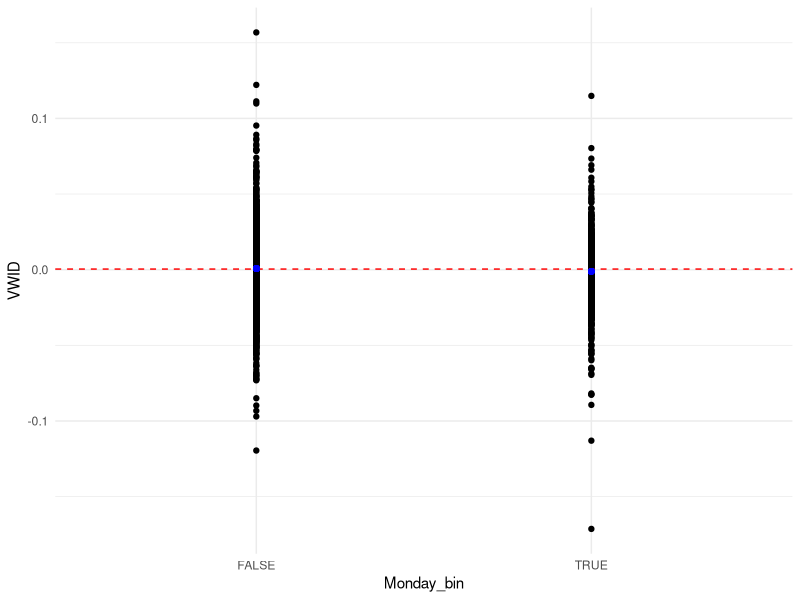
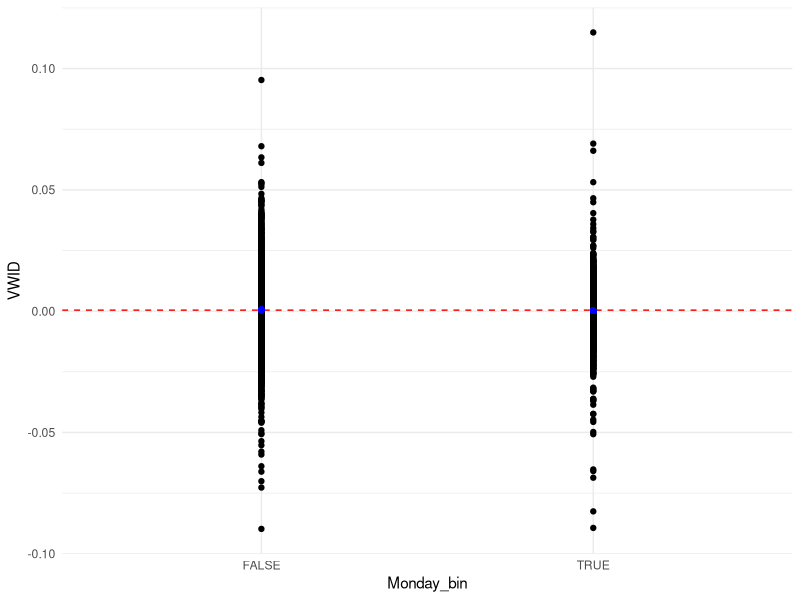

Here is the R script that generated these plots, in order:
## ---- chunk 1
library(tidyverse)
library(lubridate)
## ---- chunk 2
dat <- read_csv("monday_data.csv")
## ---- chunk 3
glimpse(dat)
## ---- chunk 4
dat<-dat %>% mutate(date=ymd(YYYYMMDD),
                     jours=wday(date,week_start=1,label=TRUE,abbr=FALSE))
head(dat)[,8:10]
## ---- chunk 5
dat <- dat %>% mutate(Monday_bin=day==1)
## ---- chunk 6
ggplot(data=dat,aes(x=Monday_bin,y=VWID))+
  geom_point()+
  geom_hline(yintercept=mean(dat$VWID),color='red',
             linetype='dashed')+
  geom_point(aes(y=mean(filter(dat,Monday_bin==TRUE)$VWID),x=TRUE),
             color='blue')+
  geom_point(aes(y=mean(filter(dat,Monday_bin==FALSE)$VWID),x=FALSE),
             color='blue')+
    theme_minimal()
## ---- chunk 7
round(data.frame(moy_tot=mean(dat$VWID),
                  moy_lundi=mean(filter(dat,Monday_bin==TRUE)$VWID),
                  moy_aut_jours=mean(filter(dat,Monday_bin==FALSE)$VWID),
                  t_stat=t.test(VWID~Monday_bin,data=dat)$statistic,
                  p_val=t.test(VWID~Monday_bin,data=dat)$p.value),
      digits=7)
## ---- chunk 8
reg_m<-lm(VWID~Monday_bin,data=dat)
summary(reg_m)
## ---- chunk 9
confint(reg_m,parm=2,level=0.95)
## ---- chunk 10
round(data.frame(rend_aut_jr=coef(reg_m)[1] %>% unname(),
           rend_lundi=sum(coef(reg_m))),
      digits=7)
## ---- chunk 11
dat<-dat %>% mutate(post90=YYYY>=1990)
## ---- chunk 12
dat_90<-filter(dat,post90==TRUE)
round(data.frame(moy_tot=mean(dat_90$VWID),
                  moy_lundi=mean(filter(dat_90,Monday_bin==TRUE)$VWID),
                  moy_aut_jours=
                   mean(filter(dat_90,Monday_bin==FALSE)$VWID),
                  t_stat=t.test(VWID~Monday_bin,data=dat_90)$statistic,
                  p_val=t.test(VWID~Monday_bin,data=dat_90)$p.value),
      digits=7)
## ---- chunk 13
ggplot(data=dat_90,aes(x=Monday_bin,y=VWID))+
  geom_point()+
  geom_hline(yintercept=mean(dat_90$VWID),color='red',linetype='dashed')+
  geom_point(aes(y=mean(filter(dat_90,Monday_bin==TRUE)$VWID),x=TRUE),
             color='blue')+
  geom_point(aes(y=mean(filter(dat_90,Monday_bin==FALSE)$VWID),x=FALSE),
             color='blue')+
  theme_minimal()
## ---- chunk 14
reg_m90<-lm(VWID~Monday_bin,data=dat_90)
summary(reg_m90)
## ---- chunk 15
round(data.frame(rend_aut_jr=coef(reg_m90)[1] %>% unname(),
           rend_lundi=sum(coef(reg_m90))),
      digits=7)
## ---- chunk 16
reg_m90alt<-lm(VWID~Monday_bin*post90,data=dat)
summary(reg_m90alt)
## ---- chunk 17
round(data.frame(
        aut_jrs_avant90=coef(reg_m90alt)[1] %>% unname(),
        lundi_avant90=sum(coef(reg_m90alt)[1:2]),
        aut_jrs_post90=sum(coef(reg_m90alt)[c(1,3)]),
        lundi_post90=sum(coef(reg_m90alt))),digits=7)
## ---- chunk 18
dat_twi<-dat %>% select(VWID,date,YYYY,jours,Monday_bin) %>% 
  arrange(date) %>%
  mutate(week=week(date-2)) %>% 
  group_by(YYYY,week) %>% 
  mutate(moy_we_r=mean(VWID)) %>% 
  ungroup() %>% 
  mutate(monday_perf_l=Monday_bin*lag(moy_we_r))
## ---- chunk 19
reg_m_tw<-lm(VWID~Monday_bin+monday_perf_l,data=dat_twi)
summary(reg_m_tw)
## ---- chunk 20
moy_perf_l<-mean(dat_twi$monday_perf_l[dat_twi$monday_perf_l!=0],
                 na.rm=TRUE)
## ---- chunk 21
round(data.frame(
        aut_jrs=coef(reg_m_tw)[1] %>% unname(),
        lundi_perf0=sum(coef(reg_m_tw)[1:2]),
        lundi_perfM=
          sum(coef(reg_m_tw)[1:2])+unname(coef(reg_m_tw)[3]*moy_perf_l)),
        digits=7)
## ---- chunk 22
reg_m_twr<-lm(VWID~Monday_bin+monday_perf_l,
             data=filter(dat_twi,YYYY>=1990))
summary(reg_m_twr)
## ---- chunk 23
moy_perf_lr<-mean(filter(dat_twi,
                        YYYY>=1990)$monday_perf_l[dat_twi$monday_perf_l!=0],
                 na.rm=TRUE)
## ---- chunk 24
round(data.frame(
        aut_jrs=coef(reg_m_twr)[1] %>% unname(),
        lundi_perf0=sum(coef(reg_m_twr)[1:2]),
        lundi_perfM=
          sum(coef(reg_m_twr)[1:2])+unname(coef(reg_m_twr)[3]*moy_perf_lr)),
        digits=7)
